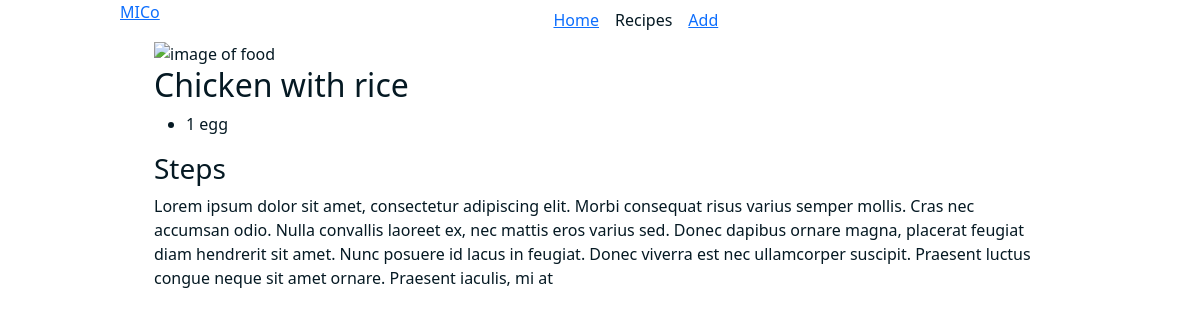
Page /1/Chicken with rice on the committed database.
### cookbook/models.py (models this page shows, shortened)
class Recipe(models.Model):
    recipe_name = models.CharField(max_length=100)
    recipe_description = models.CharField(max_length=60)
    recipe_ingredients = models.ManyToManyField(Ingredient, blank=True)
    recipe_ammounts = models.CharField(max_length=200)
    recipe_type = models.ManyToManyField(Recipe_type)
    steps = models.TextField(max_length=1000)

### cookbook/views.py (the view)
# urls.py: path('<int:id>/<str:name>', views.recipe_page, name='recipe'),
def recipe_page(request, id, name):
    if (Recipe.objects.filter(id=id).exists()):
        recipe = Recipe.objects.get(id=id)
    else:
        return render(request, "cookbook/not-found.html")
    ammounts = recipe.recipe_ammounts.split(', ')
    print(ammounts)
    return render(request, "cookbook/recipe.html", {
        "recipe": recipe,
        "ammounts": ammounts
    })

### cookbook/templates/cookbook/recipe.html
{% extends 'cookbook/layout.html' %}
{% block body %}
    <div class="content-container">
        <div id="recipe-image">
            <img src="" alt="image of food">
        </div>
        <div id="recipe-ingredients">
            <h2>{{recipe.recipe_name}}</h2>
            <ul>
                {% for ammount in ammounts %}
                <li>{{ammount}}</li>
                {% endfor %}
            </ul>
        </div>
        <div id="recipe-steps">
            <h3>Steps</h3>
            <p class="recipe-text">{{ recipe.steps }}</p>
        </div>
    </div>
{% endblock %}

### cookbook/static/cookbook/style.css (style rules this page uses)
* { margin:0; padding: 0; box-sizing: border-box; color: #051923; }
p { margin-bottom: 0 !important; }
html, body { height: 100%; background-color: #FFF6F6; }
body { background: #edf2fb; }
.content-container { max-width: 892px; margin: 0 auto; }

### rows in the picture
Recipe: recipe_name "Chicken with rice", ammounts "1 egg", steps "Lorem ipsum dolor sit amet, consectetur adipiscing elit. Morbi consequat risus varius semper mollis. Cras nec accumsan odio. Nulla convallis laoreet ex, nec mattis eros varius sed. Donec dapibus ornare magna, placerat feugiat diam hendrerit sit amet. Nunc posuere id lacus in feugiat. Donec viverra est nec ullamcorper suscipit. Praesent luctus congue neque sit amet ornare. Praesent iaculis, mi at"
